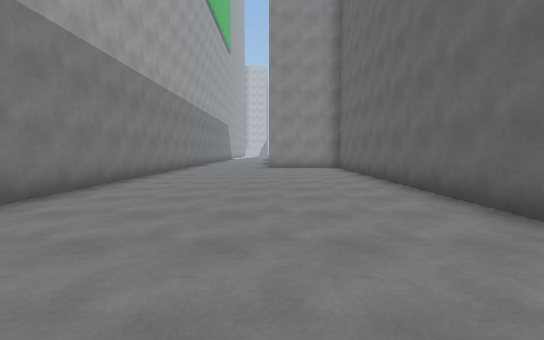
[1] (above)

23 first-person views from a walk through a scene from a Unity 3-D project. The camera is 1.4 m above the floor, tilts 4° down and sees 90° across. The floor is counted in squares, 2 m on a side. Each view is taken from the middle of a square. On the plan, view 1 faces up. The plan holds only what a view shows up to about 9 squares ahead; the rest is blank. The place goes on beyond the plan.

[2]
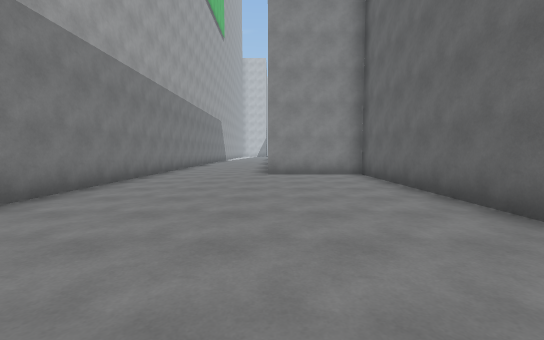

[3]
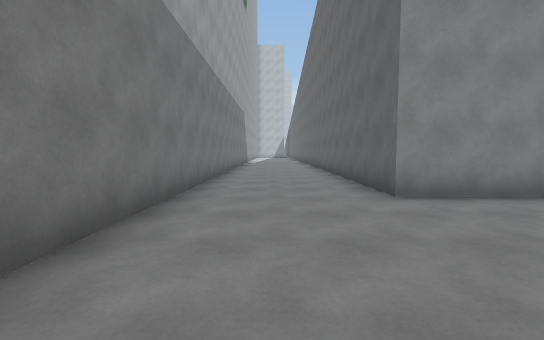

[4]
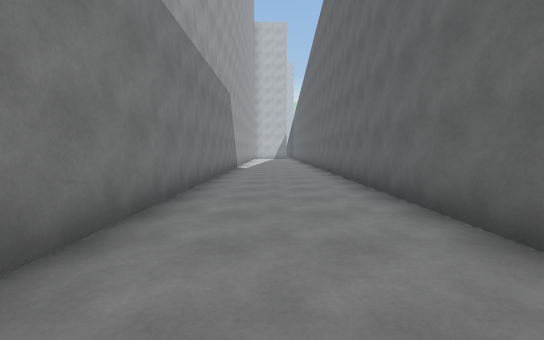

[5]
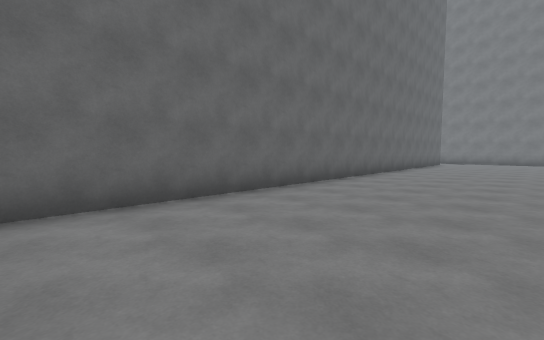

[6]
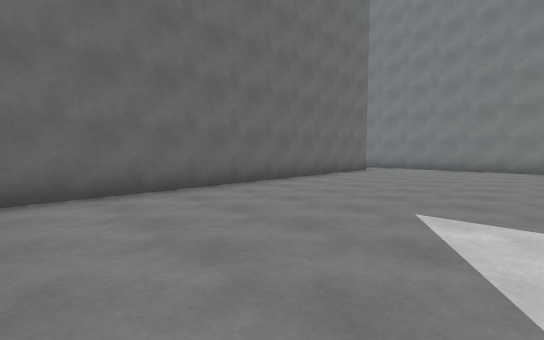

[7]
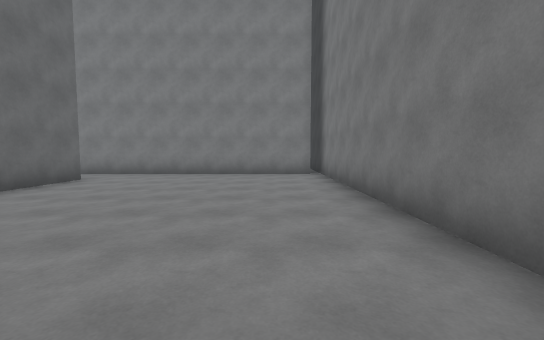

[8]
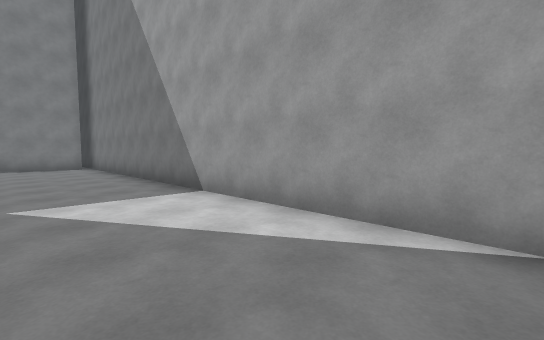

[9]
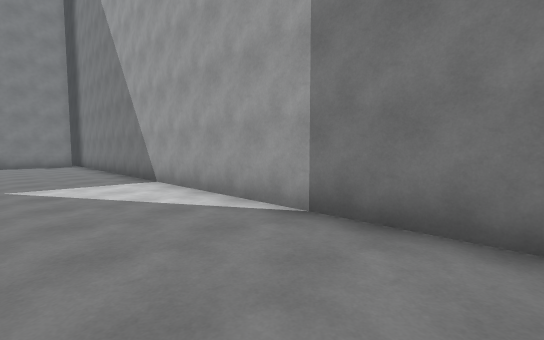

[10]
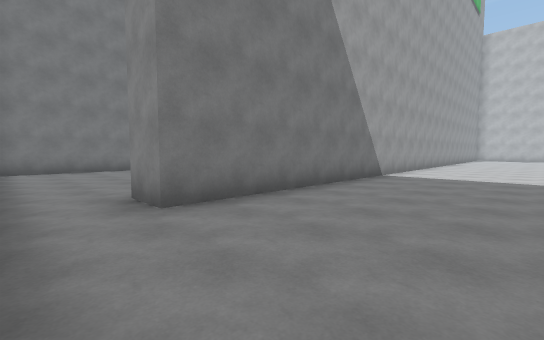

[11]
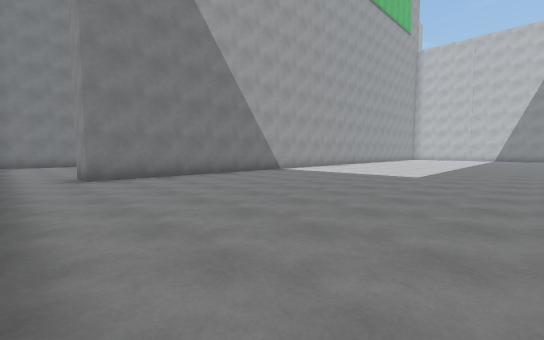

[12]
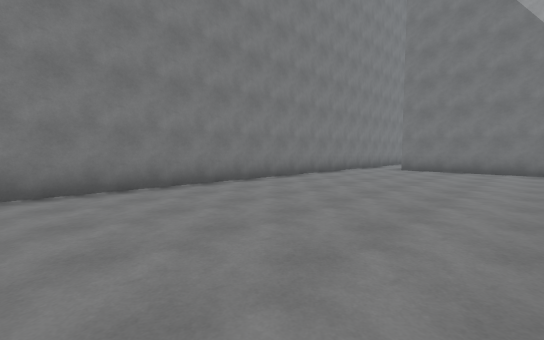

[13]
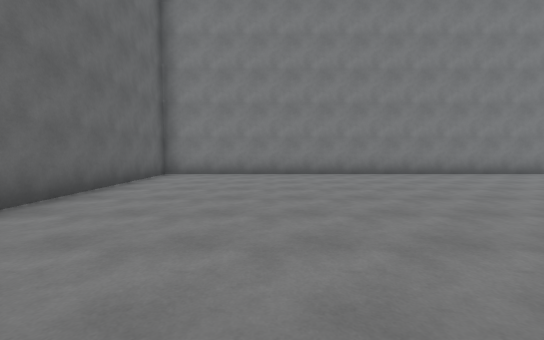

[14]
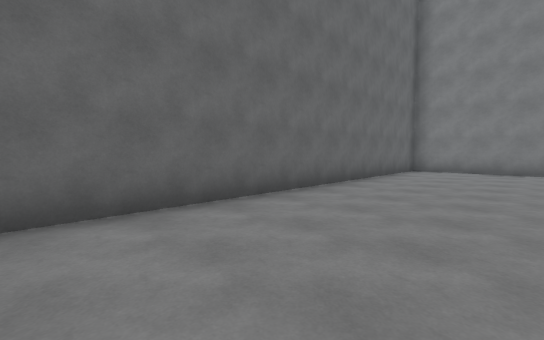

[15]
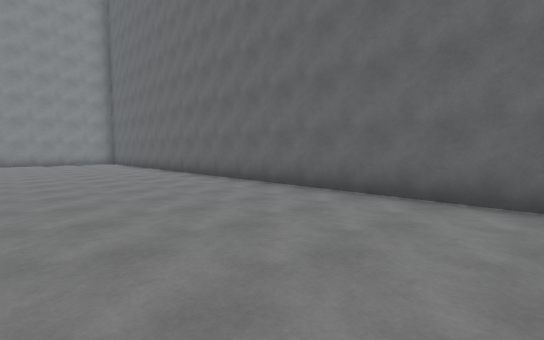

[16]
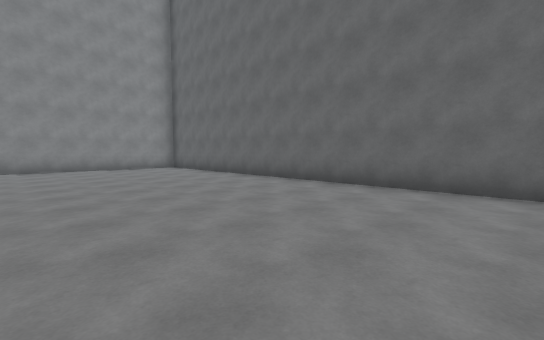

[17]
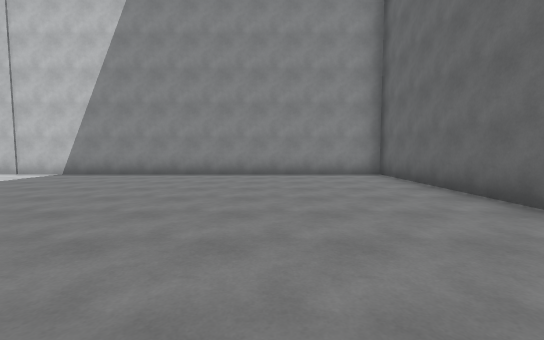

[18]
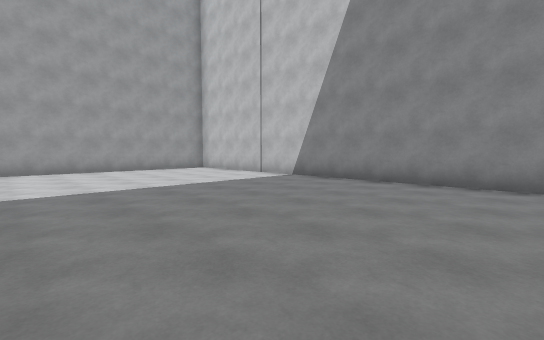

[19]
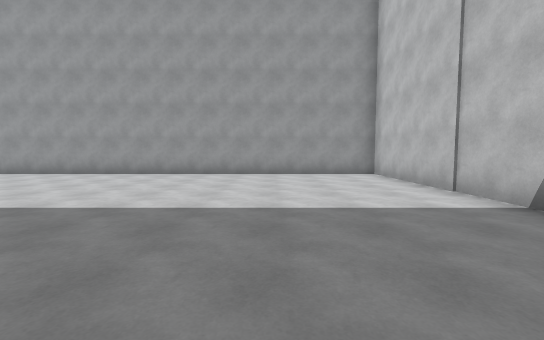

[20]
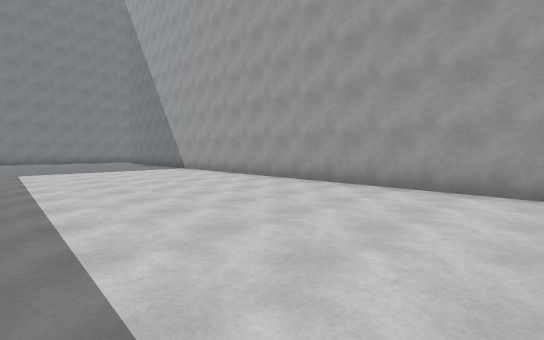

[21]
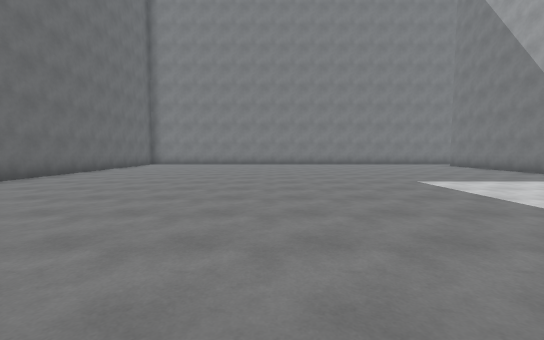

[22]
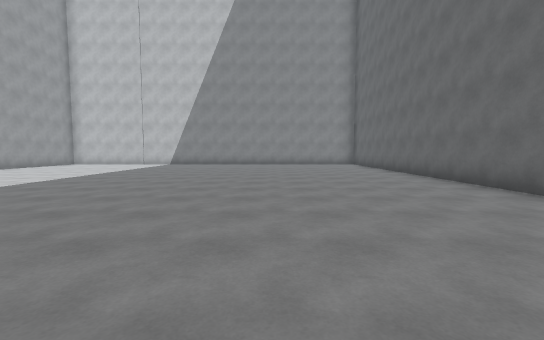

[23]
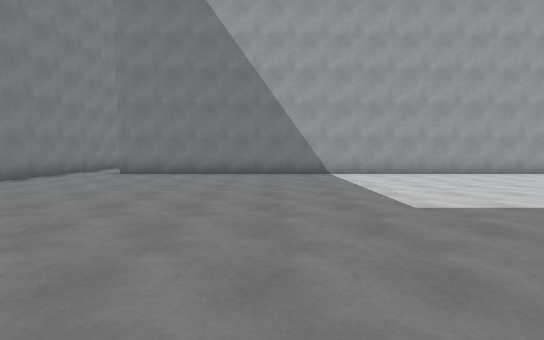

### Floor plan
Points are (right, up) in squares from view 1. A wall is a line through its corners. A room is listed if a view was taken in it or the views show most of it. See-through windows are left out.
Room 1 (views 1, 2, 3, 4, 5, 6, 7, 8, 9)
walls: (3.7, -10.6) (2.7, -10.6) (2.7, 11.2) (-0.1, 11.2) (-0.1, 21); (-3.2, -12.2) (3.5, -12.2); (-3.5, 21.1) (-3.5, -13)
ways out: opening at (3, -11.5) to room 2
Room 2 (views 10, 11, 12, 13, 14, 15, 16, 17, 18, 19, 20, 21, 22, 23)
walls: (3.5, -12.2) (18.2, -12.2) (18.2, 11.2) (3.7, 11.2) (3.7, -10.6)
ways out: opening at (3, -11.5) to room 1

Positions as (right, up) in squares from view 1, and headings:
1: (0, 0), facing up
2: (0, 3), facing up
3: (-2, 7), facing up
4: (-2, 12), facing up
5: (-1, 5), facing down-right
6: (-2, -1), facing down-right
7: (-2, -4), facing down
8: (-1, 0), facing down-left
9: (-1, 2), facing down-left
10: (7, -12), facing up-left
11: (11, -12), facing up-left
12: (14, -7), facing down-left
13: (15, -4), facing down
14: (15, -2), facing down-right
15: (14, -5), facing up-right
16: (13, 0), facing up-right
17: (15, 3), facing up
18: (14, 5), facing up-left
19: (12, 8), facing left
20: (9, 6), facing down-left
21: (12, 2), facing down
22: (14, -3), facing up
23: (12, -6), facing left
